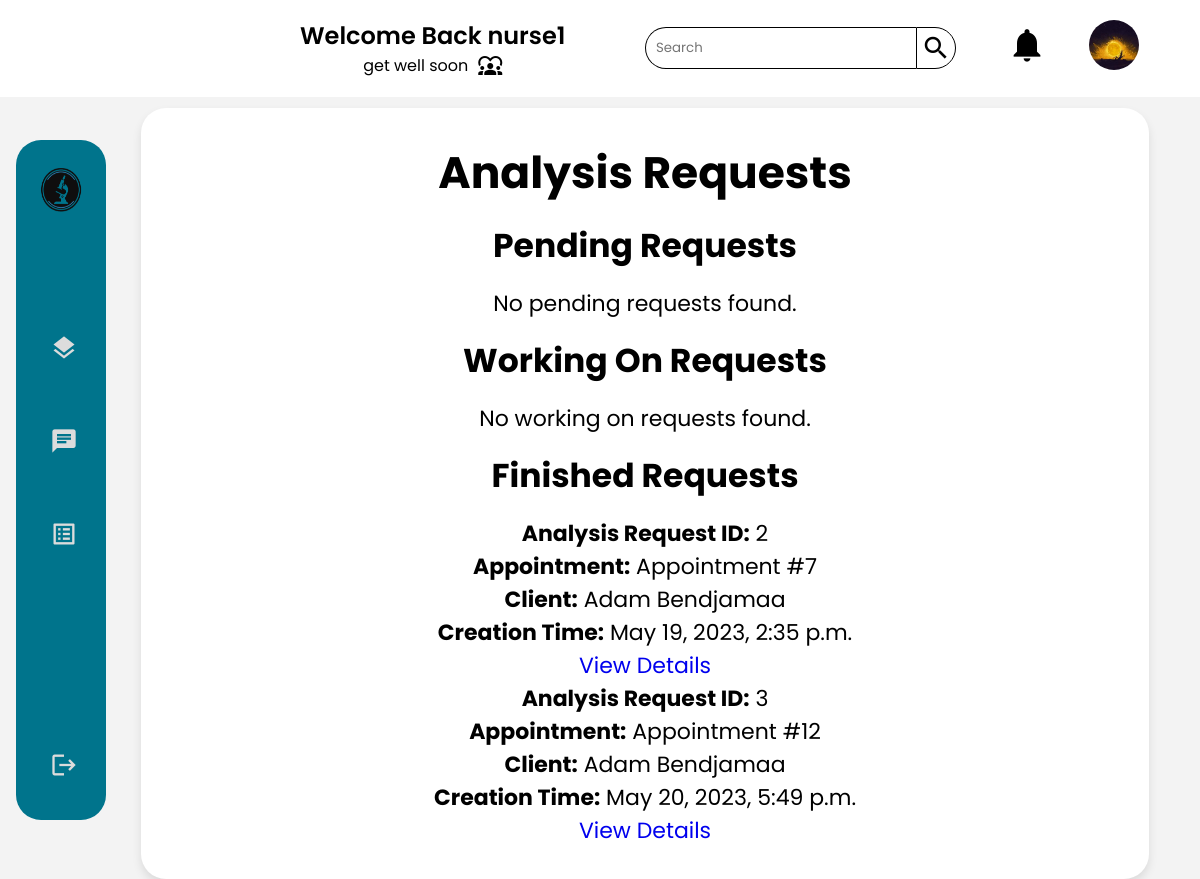
Page /nurse/requests/ (signed in) on the earlier database version.
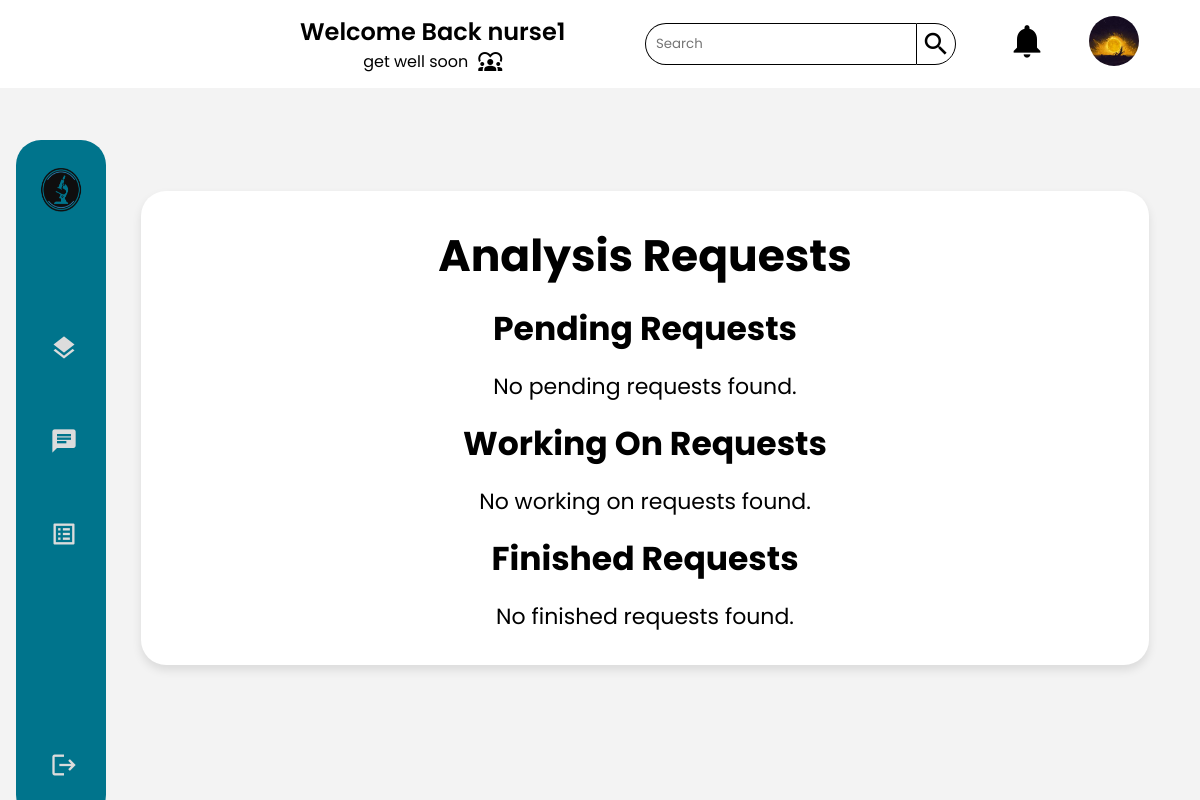
Same page on the later database version.
### nurse/models.py (models this page shows, shortened)
class Nurse(models.Model):
    GENDERS =[
        ('M','Male'),
        ('F','Female')
    ]
    user = models.OneToOneField(User, primary_key = True, on_delete=models.CASCADE)
    phone_number = models.CharField(max_length=10,validators=[phone_regex])
    gender = models.CharField(max_length = 1 ,choices = GENDERS)
    address = models.CharField(max_length=50)
    profile_pic = models.ImageField(default="default.png", upload_to="profile_pics")
    date_of_birth = models.DateField(default='2003-03-08')
    class Meta():
        db_table = 'auth_nurse'

### main_home/models.py (models this page shows, shortened)
class AnalysisRequest(models.Model):
    PENDING = 'pending'
    WORKING_ON = 'working-on'
    FINISHED = 'finished'
    STATUS_CHOICES = [
        (PENDING, 'Pending'),
        (WORKING_ON, 'Working On'),
        (FINISHED, 'Finished'),
    ]
    appointment = models.OneToOneField(Appointment, on_delete=models.CASCADE)
    nurse = models.ForeignKey(Nurse, on_delete=models.CASCADE)
    tests = models.ManyToManyField(Test)
    creation_time = models.DateTimeField(auto_now_add=True)
    start_time = models.DateTimeField(null=True, blank=True)
    finish_time = models.DateTimeField(null=True, blank=True)
    accepted = models.BooleanField(default=False)
    finished = models.BooleanField(default=False)
    status =  models.CharField(max_length=45, choices=STATUS_CHOICES, default=PENDING)
    class Meta:
        db_table = 'analysis_request'

class Appointment(models.Model):
    PRE_PAY = 'PP'
    ON_RECEIVE = 'OR'
    PAYMENT_CHOICES = [
        (PRE_PAY, 'Pre-Pay'),
        (ON_RECEIVE, 'On-Receive'),
    ]
    UPCOMING = 'Upcoming'
    TOMORROW = 'Tommorow'
    TODAY = 'Today'
    OVERDUE = 'Overdue'
    STATUS_CHOICES = [
        (UPCOMING, 'Upcoming'),
        (TOMORROW, 'Tommorow'),
        (TODAY, 'Today'),
        (OVERDUE, 'Overdue'),
    ]
    client = models.ForeignKey(Client, on_delete=models.CASCADE)
    tests_requested = models.ManyToManyField(TestOffered)
    date = models.DateField(validators=[validate_date_not_past])
    description = models.CharField(max_length=1000,blank=True)
    document = models.ImageField(null=True,blank=True,upload_to='medical_documents')
    total_price = models.DecimalField(max_digits=10, decimal_places=2)
    payment_option = models.CharField(max_length=2, choices=PAYMENT_CHOICES,default="OR")
    payment_status = models.BooleanField(default=False)
    arrived = models.BooleanField(default=False)
    cancelled = models.BooleanField(default=False)
    performed = models.BooleanField(default=False)
    class Meta:
        db_table = 'appointment'
    def __str__(self):
        return f"Appointment #{self.id}"

### client/models.py (models this page shows, shortened)
class Client(models.Model):
    GENDERS =[
        ('M','Male'),
        ('F','Female')
    ]
    user = models.OneToOneField(User, primary_key = True, on_delete=models.CASCADE)
    phone_number = models.CharField(max_length=10,validators=[phone_regex])
    gender = models.CharField(max_length = 1 ,choices = GENDERS)
    address = models.CharField(max_length=50)
    policy = models.BooleanField(default = False)
    profile_pic = models.ImageField(default="default.png", upload_to="profile_pics")
    date_of_birth = models.DateField(default='2003-03-08')
    tests_made = models.PositiveIntegerField(default=0)
    class Meta():
        db_table = 'auth_client'

### nurse/views.py (the view)
# urls.py: path("requests/",views.request_list,name="request_list"),
@login_required
@permission_required('nurse.view_nurse', raise_exception=True)
def request_list(request):
    analysis_requests = AnalysisRequest.objects.select_related('appointment__client').all()
    pending_requests = analysis_requests.filter(status=AnalysisRequest.PENDING)
    working_on_requests = analysis_requests.filter(status=AnalysisRequest.WORKING_ON)
    finished_requests = analysis_requests.filter(status=AnalysisRequest.FINISHED)
    context = {
        'pending_requests': pending_requests,
        'working_on_requests': working_on_requests,
        'finished_requests': finished_requests,
    }
    return render(request,'nurse/request/request_list.html', context)

### nurse/templates/nurse/request/request_list.html
{% extends 'nurse/nurse.html' %}
{% load static %}
{% block main %}
<div class="Container">
    <h1>Analysis Requests</h1>
    <h2>Pending Requests</h2>
    {% if pending_requests %}
        <ul>
            {% for request in pending_requests %}
            <li>
                <strong>Analysis Request ID:</strong> {{ request.id }}<br>
                <strong>Appointment:</strong> {{ request.appointment }}<br>
                <strong>Client:</strong> {{ request.appointment.client.user.first_name }}
                {{ request.appointment.client.user.last_name }}
                <br>
                <strong>Creation Time:</strong> {{ request.creation_time }}<br>
                <a href="{% url 'request_detail' request.id %}">View Details</a>
            </li>
            {% endfor %}
        </ul>
    {% else %}
        <p>No pending requests found.</p>
    {% endif %}
    <h2>Working On Requests</h2>
    {% if working_on_requests %}
        <ul>
            {% for request in working_on_requests %}
            <li>
                <strong>Analysis Request ID:</strong> {{ request.id }}<br>
                <strong>Appointment:</strong> {{ request.appointment }}<br>
                <strong>Client:</strong> {{ request.appointment.client.user.first_name }}
                {{ request.appointment.client.user.last_name }}<br>
                <strong>Creation Time:</strong> {{ request.creation_time }}<br>
                <a href="{% url 'request_detail' request.id %}">View Details</a>
            </li>
            {% endfor %}
        </ul>
    {% else %}
        <p>No working on requests found.</p>
    {% endif %}
    <h2>Finished Requests</h2>
    {% if finished_requests %}
        <ul>
            {% for request in finished_requests %}
            <li>
                <strong>Analysis Request ID:</strong> {{ request.id }}<br>
                <strong>Appointment:</strong> {{ request.appointment }}<br>
                <strong>Client:</strong> {{ request.appointment.client.user.first_name }}
                {{ request.appointment.client.user.last_name }}<br>
                <strong>Creation Time:</strong> {{ request.creation_time }}<br>
                <a href="{% url 'request_detail' request.id %}">View Details</a>
            </li>
            {% endfor %}
        </ul>
    {% else %}
        <p>No finished requests found.</p>
    {% endif %}
</div>
{% endblock main %}

### nurse/templates/nurse/nurse.html (shortened to what this page needs)
{% extends 'main_home/actors_base.html' %}
{% load static %}
{% block sidebar %}
    <li><a  href={% url 'nurse' %}><span class="material-icons X">layers</span> <span class="nav-item">Home</span></a></li>
    <li><a href={% url 'nurse_message_chat' %}><span class="material-icons X">chat</span><span class="nav-item">Messages</span></a></li>
    <li><a href={% url 'request_list' %}><span class="material-icons X">list_alt</span><span class="nav-item">Requests List</span></a></li>
{% endblock sidebar %}

### main_home/templates/main_home/actors_base.html (shortened to what this page needs)
{% extends 'main_home/base.html' %}
{% load static %}
{% block css %}
        <link rel="stylesheet" href="{% static 'css/actors.css' %}" />
{% endblock css %}
{% block content %}
    <div class="container">
        <header>
            <div class="wlc">
                <h1>Welcome Back {{user.username}}</h1>
                <p>get well soon  <span class="material-icons">diversity_1</span></p>
            </div>
            <div class="Left">
                <div class="search">
                    <input type="text" class="searchTerm" placeholder="Search">
                    <button type="submit" class="searchButton">
                        <span class="material-icons">
                        </span>
                    </button>
                </div>
                <ul class="DROPS">
                    {% if user.groups.first.name == 'client' %}
                    <li><a href="#"><span class="material-icons">notifications</span></a></li>
                    <li><a onclick="showElement()"><img class="profile-pic" alt="profile_pic" src="{{ user.client.profile_pic.url }}"></img></a>
                    <ul id="myElement">
                    <a href="{% url 'profile_update' %}" class="drop-down"><li><span class="material-icons">person</span>Profile</li></a>
                    <a href="{% url 'profile_settings' %}" class="drop-down"><li><span class="material-icons">settings</span>Settings</li></a>
                    <a href="{% url 'profile_help' %}" class="drop-down"><li><span class="material-icons">help</span>Help</li></a>
                    <a href="{% url 'profile_contact' %}" class="drop-down"><li><span class="material-icons">call</span>Contact us</li></a>
                    {% elif user.groups.first.name == 'nurse' %}
                    <li><a href="#"><span class="material-icons">notifications</span></a></li>
                    <li><a onclick="showElement()"><img class="profile-pic" alt="profile_pic" src="{{ user.nurse.profile_pic.url }}"></img></a>
                    {% endif %}
                        </li>
                    </ul>
                </div>
        </header>
        <div class="Main">
            {% block main %}{% endblock main %}
        </div>
    </div>
    <nav>
        <a class="logo" href="{% url user.groups.first.name %}">
            <img alt="brave lab logo" src="{% static 'img/logo.png' %}">
            <span class="nav-item">Brave Lab</span>
        </a>
        <ul>
            {% block sidebar %}{% endblock sidebar %}
            <li class="end">
                <a href='{% url 'logout' %}'>
                    <span class="material-icons emoji">logout</span>
                </a>
            </li>
        </ul>
    </nav>
{% endblock content %}

### main_home/templates/main_home/base.html (shortened to what this page needs)
{% load static %}
<!DOCTYPE html>
<html lang="en">
<head>
    {% block css %}{% endblock css %}
</head>
<body>
    {% block content %}{% endblock content %}
</body>
</html>

### static/css/actors.css (style rules this page uses)
* { font-family: 'Poppins', sans-serif; margin: 0; padding: 0; }
body { background-color: #f3f3f3; }
.container { text-align: center; float: right; width: 100%; height: 90vh; }
header { height: 11%; background-color: rgb(255, 255, 255); display: flex; align-items: center; justify-content: space-between; position: fixed; top: 0; left: 0; right: 0; z-index: 1; }
.wlc { margin-left: 300px; }
.wlc h1 { font-size: 1.5rem; }
.wlc p { display: flex; align-items: center; justify-content: center; gap: 10px; }
.Left { float: right; margin: 40px; display: flex; align-items: center; flex-direction: row; justify-content: space-between; gap: 30px; }
.DROPS { display: flex; align-items: center; justify-content: center; flex-direction: row; }
.DROPS a { width: 40px; height: 40px; padding: 50px; text-decoration: none; color: black; padding: 1px; }
.DROPS li { padding: 20px; list-style: none; }
.DROPS li span { font-size: 40px; }
.search { width: 100%; position: relative; display: flex; }
.search span { font-size: 30px; }
.searchTerm { width: 250px; border: 1px solid rgb(0, 0, 0); border-right: none; padding: 10px; height: 20px; border-radius: 25px 0 0 25px; outline: none; color: #267ca6; }
.searchButton { background-color: white; display: flex; align-items: center; text-align: center; color: rgb(0, 0, 0); cursor: pointer; padding: 4px; font-size: 20px; border: solid 1px rgb(0, 0, 0); border-radius: 0px 25px 25px 0px; }
nav { margin: 1rem; position: absolute; top: 0; bottom: 0; left: 0; height: 85vh; margin-top: 140px; background-color: #00748c; width: 90px; border-radius: 25px; overflow: hidden; transition: width 0.2s linear; box-shadow: 0 20px 35px rgb(0, 0, 0), 0.1; }
.logo { position: absolute; top: 8px; left: 3px; text-align: center; display: flex; transition: all 0.5s ease; margin: 10px 0 0 10px; }
.logo img { width: 45px; height: 45px; }
.logo span { font-weight: bold; padding-left: 15px; font-size: 18px; text-transform: uppercase; }
nav a { position: relative; color: gainsboro; font-size: 18px; display: table; width: 300px; padding: 10px; }
nav .material-icons { position: relative; width: 70px; height: 40px; top: 14px; font-size: 28px !important; text-align: center; }
nav ul { margin-top: 160px; }
.nav-item { position: relative; top: 5px; margin-left: 10px; }
nav ul li { transition: 0.5s; margin: 3px; width: auto; }
.end { position: absolute; bottom: 10px; }
nav ul li a { padding: 20px 10px; }
nav ul li::after { content: ''; display: block; position: relative; left: 0; width: 5px; height: 100%; background-color: rgb(0, 0, 0); }
.Main { height: 89%; }
header { position: fixed; top: 0; left: 0; right: 0; z-index: 1; }
nav { position: fixed; left: 0; overflow-y: auto; z-index: 1; }
.Main { margin-top: 9%; margin-left: 90px; display: flex; justify-content: center; align-items: center; }
.profile-pic { width: 50px; height: 50px; border-radius: 50%; cursor: pointer; object-fit: cover; }
header h1 { font-weight: 600; }
a { text-decoration: none; }
.Container { margin: auto; width: 85%; border-radius: 25px; display: flex; align-items: center; justify-content: end; flex-direction: column; background-color: white; padding: 2rem; }
nav a { height: 50px; }
.end { width: 97%; }
.Container { box-shadow: 0 5px 10px rgba(0,0,0,0.1); }

### main_home/templates/main_home/page_css_dev.html (style rules this page uses)
.Container { display:flex; flex-direction:column; align-items:center; justify-content:center; gap:1rem; font-size:22px; }
ul { list-style-type: none }

Differences in the rows shown:
removed AnalysisRequest: id "2", appointment "Appointment #7", appointment.client.user.first_name "Adam", appointment.client.user.last_name "Bendjamaa", creation_time "May 19, 2023, 2:35 p.m."
removed AnalysisRequest: id "3", appointment "Appointment #12", appointment.client.user.first_name "Adam", appointment.client.user.last_name "Bendjamaa", creation_time "May 20, 2023, 5:49 p.m."
Other differences:
text now shown: "No finished requests found."
